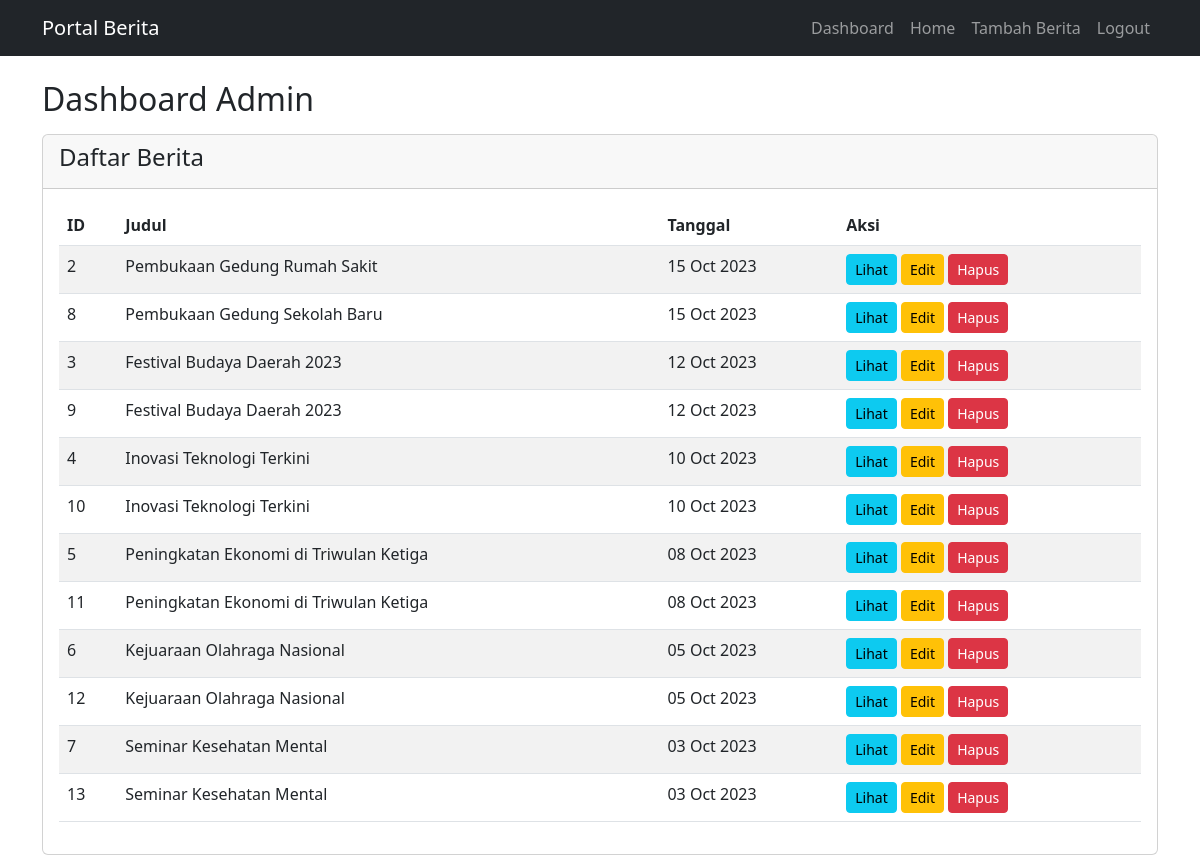
Screenshot of /admin/dashboard.php (signed in) with the database file from the repository.
### tables this page shows
CREATE TABLE `berita` (
  `id` int(11) NOT NULL,
  `judul` varchar(255) NOT NULL,
  `isi` text NOT NULL,
  `gambar` varchar(255) DEFAULT NULL,
  `tanggal_publikasi` datetime DEFAULT current_timestamp(),
  `penulis` varchar(100) DEFAULT NULL,
  `views` int(11) DEFAULT 0,
  `is_recommended` tinyint(1) DEFAULT 0,
  `kategori` enum('pendidikan','teknologi','ekonomi','olahraga','kesehatan') DEFAULT 'pendidikan',
  `is_populer` tinyint(1) DEFAULT 0,
  `is_rekomendasi` tinyint(1) DEFAULT 0,
  `status` enum('published','draft') DEFAULT 'draft'
);

### includes/functions.php (called while the page is built, shortened)
<?php
include 'config.php';
function getBerita() {
    global $conn;
    $query = "SELECT * FROM berita ORDER BY tanggal_publikasi DESC";
    $result = mysqli_query($conn, $query);
    return $result;
}
?>

### admin/dashboard.php (the view, shortened to what this page needs)
<?php
include '../includes/config.php';
include '../includes/functions.php';
$berita = getBerita();
?>
<!DOCTYPE html>
<html lang="id">
<head>
    <link href="https://cdn.jsdelivr.net/npm/bootstrap@5.3.0/dist/css/bootstrap.min.css" rel="stylesheet">
</head>
<body>
    <nav class="navbar navbar-expand-lg navbar-dark bg-dark">
        <div class="container">
            <a class="navbar-brand" href="../index.php">Portal Berita</a>
            <div class="navbar-nav">
                <a class="nav-link" href="dashboard.php">Dashboard</a>
                <a class="nav-link" href="../index.php">Home</a>
                <a class="nav-link" href="tambah_berita.php">Tambah Berita</a>
                <a class="nav-link" href="logout.php">Logout</a>
            </div>
        </div>
    </nav>
    <div class="container mt-4">
        <h2>Dashboard Admin</h2>
        <div class="card mt-3">
            <div class="card-header">
                <h4>Daftar Berita</h4>
            </div>
            <div class="card-body">
                <table class="table table-striped">
                    <thead>
                        <tr>
                            <th>ID</th>
                            <th>Judul</th>
                            <th>Tanggal</th>
                            <th>Aksi</th>
                        </tr>
                    </thead>
                    <tbody>
                        <?php while ($row = mysqli_fetch_assoc($berita)): ?>
                        <tr>
                            <td><?= $row['id'] ?></td>
                            <td><?= htmlspecialchars($row['judul']) ?></td>
                            <td><?= date('d M Y', strtotime($row['tanggal_publikasi'])) ?></td>
                            <td>
                                <a href="../berita_detail.php?id=<?= $row['id'] ?>" class="btn btn-sm btn-info">Lihat</a>
                                <a href="tambah_berita.php?edit=<?= $row['id'] ?>" class="btn btn-sm btn-warning">Edit</a>
                                <a href="dashboard.php?delete=<?= $row['id'] ?>" class="btn btn-sm btn-danger" onclick="return confirm('Yakin ingin menghapus?')">Hapus</a>
                            </td>
                        </tr>
                        <?php endwhile; ?>
                    </tbody>
                </table>
            </div>
        </div>
    </div>
</body>
</html>

### rows the page displays
berita: id "2", judul "Pembukaan Gedung Rumah Sakit", tanggal_publikasi "15 Oct 2023"
berita: id "8", judul "Pembukaan Gedung Sekolah Baru", tanggal_publikasi "15 Oct 2023"
berita: id "3", judul "Festival Budaya Daerah 2023", tanggal_publikasi "12 Oct 2023"
berita: id "9", judul "Festival Budaya Daerah 2023", tanggal_publikasi "12 Oct 2023"
berita: id "4", judul "Inovasi Teknologi Terkini", tanggal_publikasi "10 Oct 2023"
berita: id "10", judul "Inovasi Teknologi Terkini", tanggal_publikasi "10 Oct 2023"
berita: id "5", judul "Peningkatan Ekonomi di Triwulan Ketiga", tanggal_publikasi "08 Oct 2023"
berita: id "11", judul "Peningkatan Ekonomi di Triwulan Ketiga", tanggal_publikasi "08 Oct 2023"
berita: id "6", judul "Kejuaraan Olahraga Nasional", tanggal_publikasi "05 Oct 2023"
berita: id "12", judul "Kejuaraan Olahraga Nasional", tanggal_publikasi "05 Oct 2023"
berita: id "7", judul "Seminar Kesehatan Mental", tanggal_publikasi "03 Oct 2023"
berita: id "13", judul "Seminar Kesehatan Mental", tanggal_publikasi "03 Oct 2023"
